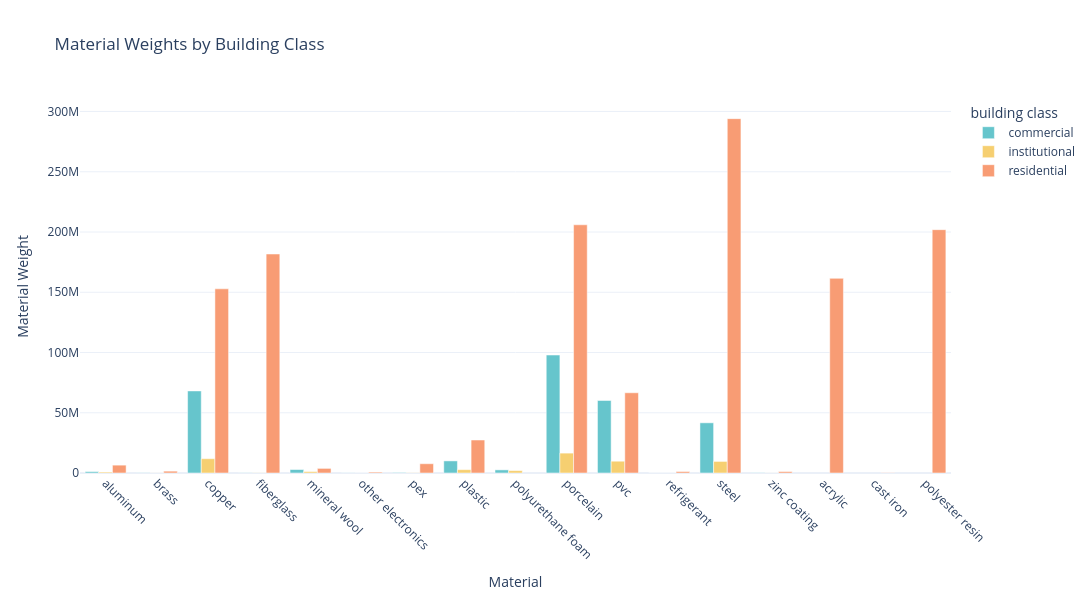

The cell this chart's notebook holds for it:
### Code cell
import plotly.express as px

# Create the plotly figure
fig = px.bar(
    df_final_agg,
    x='material',
    y='material_weight',
    color='building class',
    barmode='group',
    title='Material Weights by Building Class',
    color_discrete_sequence=px.colors.qualitative.Pastel,  # Pastel color sequence
)

# Update layout for appearance
fig.update_layout(
    template='plotly_white',  # white background grid similar to seaborn "whitegrid"
    xaxis_title="Material",
    yaxis_title="Material Weight",
    xaxis=dict(tickangle=45),
    width=1200,
    height=600
)

# Display the figure
fig.show()

# Export as SVG
fig.write_image("material_weights.svg")

### Figure 1 — Plotly figure (JSON) as saved in the notebook; plotly's stock layout.template omitted (floating-point values rounded to 4 significant figures)
{"data": [{"alignmentgroup": "True", "hovertemplate": "building class=commercial<br>material=%{x}<br>material_weight=%{y}<extra></extra>", "legendgroup": "commercial", "marker": {"color": "rgb(102, 197, 204)", "pattern": {"shape": ""}}, "name": "commercial", "offsetgroup": "commercial", "orientation": "v", "showlegend": true, "textposition": "auto", "type": "bar", "x": ["aluminum", "brass", "copper", "fiberglass", "mineral wool", "other electronics", "pex", "plastic", "polyurethane foam", "porcelain", "pvc", "refrigerant", "steel", "zinc coating"], "xaxis": "x", "y": [1162000.0, 162600.0, 68110000.0, 136000.0, 2882000.0, 81280.0, 425200.0, 10050000.0, 2607000.0, 97893723, 60180000.0, 21170.0, 41650000.0, 202400.0], "yaxis": "y"}, {"alignmentgroup": "True", "hovertemplate": "building class=institutional<br>material=%{x}<br>material_weight=%{y}<extra></extra>", "legendgroup": "institutional", "marker": {"color": "rgb(246, 207, 113)", "pattern": {"shape": ""}}, "name": "institutional", "offsetgroup": "institutional", "orientation": "v", "showlegend": true, "textposition": "auto", "type": "bar", "x": ["aluminum", "brass", "copper", "fiberglass", "mineral wool", "other electronics", "pex", "plastic", "polyurethane foam", "porcelain", "pvc", "refrigerant", "steel", "zinc coating"], "xaxis": "x", "y": [791700.0, 57210.0, 11870000.0, 98670.0, 1201000.0, 28610.0, 146600.0, 2782000.0, 1998000.0, 16500000.0, 9791000.0, 9727.0, 9614000.0, 30930.0], "yaxis": "y"}, {"alignmentgroup": "True", "hovertemplate": "building class=residential<br>material=%{x}<br>material_weight=%{y}<extra></extra>", "legendgroup": "residential", "marker": {"color": "rgb(248, 156, 116)", "pattern": {"shape": ""}}, "name": "residential", "offsetgroup": "residential", "orientation": "v", "showlegend": true, "textposition": "auto", "type": "bar", "x": ["acrylic", "aluminum", "brass", "cast iron", "copper", "fiberglass", "mineral wool", "other electronics", "pex", "plastic", "polyester resin", "porcelain", "pvc", "refrigerant", "steel", "zinc coating"], "xaxis": "x", "y": [161550240, 6523000.0, 1532000.0, 169900.0, 152800000.0, 181744020, 3829000.0, 765800.0, 7702000.0, 27370000.0, 201937800, 205981740, 66580000.0, 1248000.0, 294100000.0, 1185000.0], "yaxis": "y"}], "layout": {"barmode": "group", "height": 600, "legend": {"title": {"text": "building class"}, "tracegroupgap": 0}, "title": {"text": "Material Weights by Building Class"}, "width": 1200, "xaxis": {"anchor": "y", "domain": [0, 1], "tickangle": 45, "title": {"text": "Material"}}, "yaxis": {"anchor": "x", "domain": [0, 1], "title": {"text": "Material Weight"}}}}
